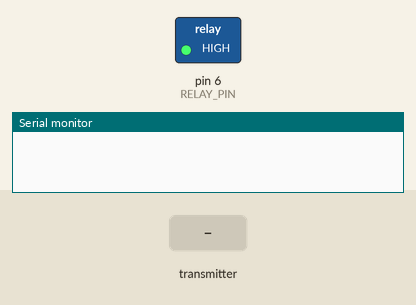
Recording of a sketch running on a simulated Arduino Uno, built with avr-gcc and run on an emulated ATmega328P. On the bench: switched loads named in the sketch (green lamp = pin HIGH), the last lines printed to the serial monitor. Inputs (shaded band) come from the test bench. No radio packets arrive unless stated.

Above: at 1.2 s.
1.3 s: the transmitter starts sending buttonState = 1
At 2.5 s:
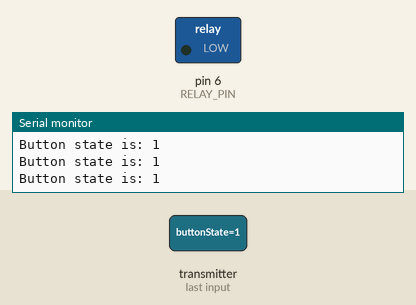
2.8 s: the transmitter starts sending buttonState = 0
At 3.8 s:
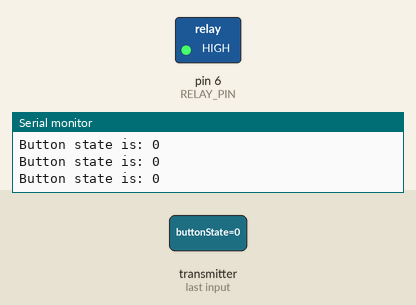
Timing chart, 0 to 5.8 s (numbered marks = the images above; inputs shaded):
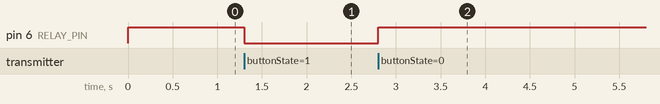

Measured:
- after the input at 1.3 s, pin 6 (RELAY_PIN): HIGH → LOW at once
- after the input at 2.8 s, pin 6 (RELAY_PIN): LOW → HIGH at once

The sketch:

receiver.ino
```cpp
// Code for Static Fire Test Receiver
// DO NOT DELETE the test code
// Requires TMRh20/RF24 library

#include <SPI.h>
#include <nRF24L01.h>
#include <RF24.h>

// Enable storing of diagnostics data in SDCARD
#define BUILD_SDCARD    0
// Enable Radio Telemetry
#define BUILD_TELEMETRY 1

#if !BUILD_SDCARD && !BUILD_TELEMETRY
#error You need to set one of the telemetry flag to 1
#endif

#define NRF_CE_PIN      2
#define NRF_CSN_PIN     3
// Just a random address
// Need to make sure the transmitter and the receiver have
// the same address while opening the pipe
#define NRF_READ_ADDR   "00001"
#define NRF_WRITE_ADDR  "00002"
#define NRF_READ_PORT   1
#define SDCARD_CS_PIN   4
#define RELAY_PIN       6

// Use this flag to test the NRF24L01 module
// Setting this to 1 would print module information
#define TEST_NRF_MODULE 0

#if BUILD_SDCARD
#define <SD.h>
File logFile;
#endif

// Need this to print debug data
#if TEST_NRF_MODULE
#include <printf.h>

#define NRF_TEST_WRITE_ADDR "00001"
#define NRF_TEST_READ_ADDR  "00002"
#define NRF_TEST_READ_PORT  0
#endif

RF24 radio(NRF_CE_PIN, NRF_CSN_PIN);
bool buttonState = false;

void setup() {
  Serial.begin(9600);
  // Wait for the serial port to open
  while (!Serial) {}

  radio.begin();
  // set the nRF24L01 to use the lowest Power Amplifier level
  // RF24_PA_LOW: -12 dBm
  radio.setPALevel(RF24_PA_LOW);

  // check if the SPI connections are proper
  if (!radio.isChipConnected()) {
    Serial.println("Could not find Radio Module!");
    // loop infinitely cause wihout chip we don't have anything to do
    while (1);
  }

#if TEST_NRF_MODULE
  // addresses for testing purpose only
  const byte addresses[][5] = {
    NRF_TEST_WRITE_ADDR,
    NRF_TEST_READ_ADDR
  };

  radio.openWritingPipe(addresses[0]);
  radio.openReadingPipe(NRF_TEST_READ_PORT, addresses[1]);
  radio.startListening();

  printf_begin();
  // Just to print the details about the chip for debugging purpose
  radio.printPrettyDetails();
#else
  // receiving pipe address
  const byte addresses[][6] = {NRF_WRITE_ADDR, NRF_READ_ADDR};
  radio.openWritingPipe(addresses[0]);
  radio.openReadingPipe(NRF_READ_PORT, addresses[1]);
  pinMode(RELAY_PIN, OUTPUT);
  // for some reason the relay module was by default turning on
  // this will ensure there is not sudden switching of the relay module
  // while initialization
  digitalWrite(RELAY_PIN, HIGH);

#if BUILD_SDCARD
  if (!SD.being(SDCARD_CS_PIN)) {
    Serial.println("SD card initialization failed!");
    while (1);
  }

  // TODO: Does it create a new file if it doesn't exist
  logFile = SD.open("log.txt", FILE_WRITE);
  if (logFile) {
    Serial.println("Opened log.txt");
  }
#endif

#endif
}

void loop() {
#if !TEST_NRF_MODULE
  // readings coming from the sensor
  float reading = 123765.17f;

#if BUILD_TELEMETRY
  // user radio telemetry to transmit data
  radio.stopListening();
  radio.write(&reading, sizeof(reading));
#endif

#if BUILD_SDCARD
  logFile.write(&payload, sizeof(payload));
  delay(5);
#endif

  // calling this function puts the NRF module to receiver mode
  radio.startListening();
  delay(10); // this delay is required for the radio module to switch modes
  if (radio.available()) {
    // read the button state from reading channel
    radio.read(&buttonState, sizeof(buttonState));
    Serial.print("Button state is: ");
    Serial.println(buttonState);
    // TODO: why is the relay module logic opposite?
    if (buttonState == HIGH) {
      digitalWrite(RELAY_PIN, LOW);
    } else {
      digitalWrite(RELAY_PIN, HIGH);
    }
  }
#endif
}
```
